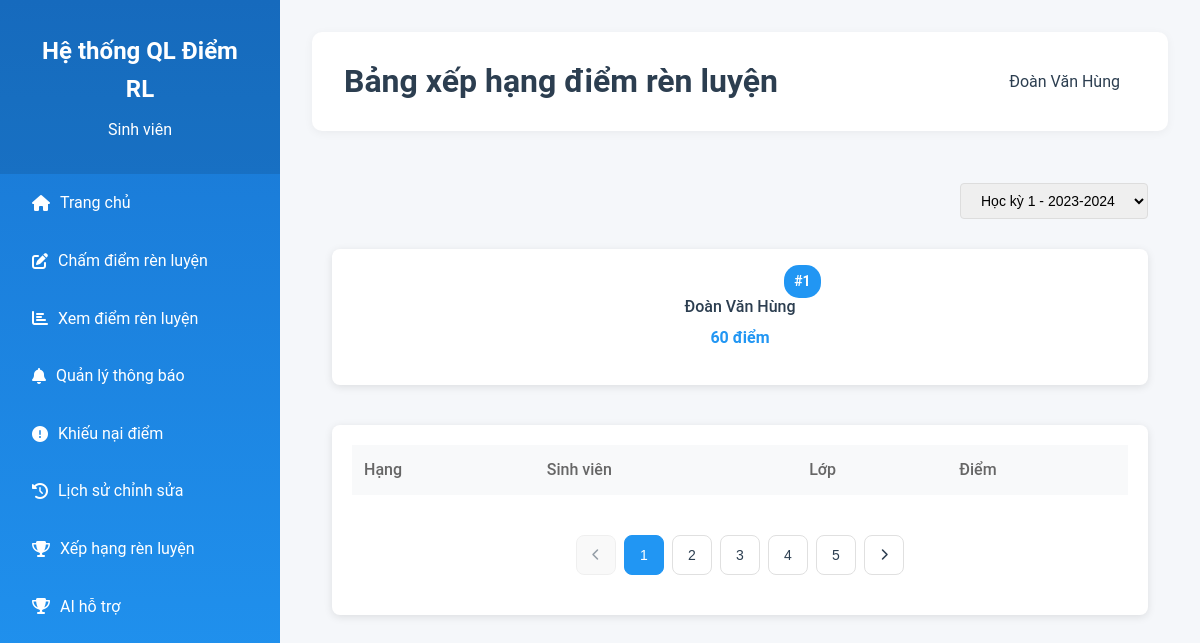
/student/rank/, run on the app's committed database.
### app_nckh9/models.py (models this page shows, shortened)
class InfoStudent(models.Model):
    khoaHoc = models.IntegerField(default=2023)
    maSV = models.IntegerField()
    tenSV = models.CharField(max_length=255)
    lopSV = models.CharField(max_length=255)
    gender = models.CharField(max_length=255)
    dob = models.DateField()
    phone = models.IntegerField()
    emailSV = models.EmailField()
    status = models.CharField(max_length=255)
    address = models.CharField(max_length=255)
    chuyenNganh = models.CharField(max_length=255)
    khoaSV = models.CharField(max_length=255)
    nienkhoa = models.CharField(max_length=255)
    heDaoTao = models.CharField(max_length=255)
    coVanHocTap = models.CharField(max_length=255)
    tkCoVan = models.CharField(max_length=255)
    emialCoVan = models.EmailField()
    phoneCoVan = models.IntegerField()
    boMonCoVan = models.CharField(max_length=255)
    ketqua = models.JSONField()
    semester = models.CharField(max_length=255)

class HistoryPoint(models.Model):
    lopSV = models.CharField(max_length=255)
    tenSV = models.CharField(max_length=255)
    maSV = models.IntegerField()
    hocky1 = models.IntegerField(blank=True, null=True)
    hocky2 = models.IntegerField(blank=True, null=True)
    hocky3 = models.IntegerField(blank=True, null=True)
    hocky4 = models.IntegerField(blank=True, null=True)
    hocky5 = models.IntegerField(blank=True, null=True)
    hocky6 = models.IntegerField(blank=True, null=True)
    hocky7 = models.IntegerField(blank=True, null=True)
    hocky8 = models.IntegerField(blank=True, null=True)
    hocky9 = models.IntegerField(blank=True, null=True)
    hocky10 = models.IntegerField(blank=True, null=True)
    hocky11 = models.IntegerField(blank=True, null=True)
    hocky12 = models.IntegerField(blank=True, null=True)
    hocky13 = models.IntegerField(blank=True, null=True)
    hocky14 = models.IntegerField(blank=True, null=True)
    hocky15 = models.IntegerField(blank=True, null=True)
    hocky16 = models.IntegerField(blank=True, null=True)
    hocky17 = models.IntegerField(blank=True, null=True)
    hocky18 = models.IntegerField(blank=True, null=True)
    hocky19 = models.IntegerField(blank=True, null=True)
    hocky20 = models.IntegerField(blank=True, null=True)

### app_nckh9/views.py (the view)
# urls.py: path('student/rank/', views.student_rank, name='student_rank'),
def student_rank(request):
    sinhvien = InfoStudent.objects.filter(maSV="2221050508").first()
    rankings = HistoryPoint.objects.filter(hocky1__isnull=False).order_by('-hocky1')
    top3 = rankings[:3]
    others = rankings[3:]
    return render(request, 'students/rank.html', {
        'top3': top3,
        'others': others,
        'sinhvien': sinhvien
    })

### app_nckh9/templates/students/rank.html (shortened to what this page needs)
{% load static %}
<!DOCTYPE html>
<html lang="en">
<head>
    <link rel="stylesheet" href="../styles/main.css">
    <link rel="stylesheet" href="https://cdnjs.cloudflare.com/ajax/libs/font-awesome/6.4.0/css/all.min.css">
    <link href="{% static 'css/student.css' %}" rel="stylesheet">
    <link rel="stylesheet" href="https://cdnjs.cloudflare.com/ajax/libs/font-awesome/6.4.0/css/all.min.css">
</head>
<body>
    <div class="sidebar">
        <div class="logo">
            <h2>Hệ thống QL Điểm RL</h2>
            <p>Sinh viên</p>
        </div>
        <div class="menu">
            <a href="{% url 'app_nckh9:student_dashboard' %}" class="menu-item active">
                <i class="fas fa-home"></i>
                <span>Trang chủ</span>
            </a>
            <a href="{% url 'app_nckh9:student_score_rating' %}" class="menu-item">
                <i class="fas fa-edit"></i>
                <span>Chấm điểm rèn luyện</span>
            </a>
            <a href="{% url 'app_nckh9:student_show_point' %}" class="menu-item">
                <i class="fas fa-chart-bar"></i>
                <span>Xem điểm rèn luyện</span>
            </a>
            <a href="{% url 'app_nckh9:student_notifications' %}" class="menu-item">
                <i class="fas fa-bell"></i>
                <span>Quản lý thông báo</span>
            </a>
            <a href="{% url 'app_nckh9:student_appeal_again' %}" class="menu-item">
                <i class="fas fa-exclamation-circle"></i>
                <span>Khiếu nại điểm</span>
            </a>
            <a href="{% url 'app_nckh9:student_historic_fix' %}" class="menu-item">
                <i class="fas fa-history"></i>
                <span>Lịch sử chỉnh sửa</span>
            </a>
            <a href="{% url 'app_nckh9:student_rank' %}" class="menu-item">
                <i class="fas fa-trophy"></i>
                <span>Xếp hạng rèn luyện</span>
            </a>
            <a href="{% url 'app_nckh9:student_ai_assistant' %}" class="menu-item">
                <i class="fas fa-trophy"></i>
                <span>AI hỗ trợ</span>
            </a>
        </div>
    </div>
    <div class="main-content">
        <div class="header">
            <h1>Bảng xếp hạng điểm rèn luyện</h1>
            <div class="user-info">
                <span>{{ sinhvien.tenSV }}</span>
            </div>
        </div>
        <div class="rank-container">
            <div class="filter-bar">
                <select class="semester-select">
                    <option>Học kỳ 1 - 2023-2024</option>
                </select>
            </div>
            <div class="top-rankings">
                {% for student in top3 %}
                <div
                    class="rank-card {% if forloop.counter == 1 %}second{% elif forloop.counter == 2 %}first{% elif forloop.counter == 3 %}third{% endif %}">
                    <div class="rank-position">#{{ forloop.counter }}</div>
                    <div class="rank-info">
                        <div class="rank-name">{{ student.tenSV }}</div>
                        <div class="rank-score">{{ student.hocky1 }} điểm</div>
                    </div>
                </div>
                {% endfor %}
            </div>
            <div class="rank-list">
                <table>
                    <thead>
                        <tr>
                            <th>Hạng</th>
                            <th>Sinh viên</th>
                            <th>Lớp</th>
                            <th>Điểm</th>
                        </tr>
                    </thead>
                </table>
                <div class="pagination">
                    <button class="page-btn" disabled><i class="fas fa-chevron-left"></i></button>
                    <button class="page-btn active">1</button>
                    <button class="page-btn">2</button>
                    <button class="page-btn">3</button>
                    <button class="page-btn">4</button>
                    <button class="page-btn">5</button>
                    <button class="page-btn"><i class="fas fa-chevron-right"></i></button>
                </div>
            </div>
        </div>
    </div>
</body>
</html>

### staticfiles/css/main.css (style rules this page uses)
:root { --primary-color: #2c3e50; --secondary-color: #3498db; --success-color: #2ecc71; --danger-color: #e74c3c; --warning-color: #f1c40f; --light-color: #ecf0f1; --dark-color: #2c3e50; }
body { font-family: 'Segoe UI', Tahoma, Geneva, Verdana, sans-serif; line-height: 1.6; margin: 0; padding: 0; background-color: #f5f6fa; }

### app_nckh9/static/css/student.css (style rules this page uses)
a { text-decoration: none; color: white; }
:root { --primary-color: #2196F3; --secondary-color: #1976D2; --background-color: #F5F7FA; --text-color: #2C3E50; --sidebar-width: 280px; --success-color: #4CAF50; --warning-color: #FFC107; }
* { margin: 0; padding: 0; box-sizing: border-box; }
body { font-family: 'Roboto', sans-serif; background-color: var(--background-color); color: var(--text-color); line-height: 1.6; }
.sidebar { width: var(--sidebar-width); height: 100vh; position: fixed; background: linear-gradient(180deg, #1976D2 0%, #2196F3 100%); color: white; padding: 0; }
.sidebar .logo { padding: 2rem; text-align: center; background: rgba(0, 0, 0, 0.1); }
.sidebar .logo h2 { font-size: 1.5rem; margin-bottom: 0.5rem; }
.menu-item { padding: 1rem 2rem; display: flex; align-items: center; cursor: pointer; transition: all 0.3s ease; }
.menu-item i { margin-right: 10px; }
.main-content { margin-left: var(--sidebar-width); padding: 2rem; }
.header { display: flex; justify-content: space-between; align-items: center; padding: 1.5rem 2rem; background: white; border-radius: 15px; box-shadow: 0 2px 15px rgba(0,0,0,0.05); }
.user-info { display: flex; align-items: center; gap: 1rem; cursor: pointer; padding: 0.5rem 1rem; border-radius: 25px; transition: all 0.3s ease; }
.header { background: white; padding: 1.5rem 2rem; border-radius: 10px; box-shadow: 0 2px 10px rgba(0,0,0,0.05); margin-bottom: 2rem; }
.rank-position { text-align: center; margin: 1.5rem 0; }
.header { display: flex; justify-content: space-between; align-items: center; padding: 1.5rem 2rem; background: white; border-radius: 15px; box-shadow: 0 2px 15px rgba(0, 0, 0, .05); }
.header { background: white; padding: 1.5rem 2rem; border-radius: 10px; box-shadow: 0 2px 10px rgba(0, 0, 0, 0.05); margin-bottom: 2rem; }
.pagination { display: flex; justify-content: center; align-items: center; gap: 10px; margin-top: 20px; }
.pagination { display: flex; justify-content: center; align-items: center; gap: 8px; margin-top: 20px; padding: 20px 0; }
.page-btn { min-width: 40px; height: 40px; padding: 0 12px; border: 1px solid #e0e0e0; background: white; border-radius: 8px; color: var(--text-color); font-size: 14px; cursor: pointer; display: flex; align-items: center; justify-content: center; transition: all 0.2s ease; }
.page-btn.active { background: var(--primary-color); color: white; border-color: var(--primary-color); }
.page-btn:disabled { opacity: 0.5; cursor: not-allowed; background: #f5f5f5; }
.page-btn i { font-size: 12px; }
.rank-container { padding: 20px; max-width: 1200px; margin: 0 auto; }
.rank-list { background: white; border-radius: 15px; padding: 20px; box-shadow: 0 2px 10px rgba(0,0,0,0.05); }
.rank-container { max-width: 1200px; margin: 0 auto; padding: 20px; }
.filter-bar { margin-bottom: 30px; text-align: right; }
.semester-select { padding: 8px 16px; border: 1px solid #ddd; border-radius: 4px; font-size: 14px; }
.top-rankings { display: flex; justify-content: center; align-items: flex-end; gap: 20px; margin-bottom: 40px; padding: 20px; background: white; border-radius: 8px; box-shadow: 0 2px 8px rgba(0, 0, 0, 0.1); }
.rank-card { position: relative; text-align: center; padding: 15px; border-radius: 8px; background: white; transition: transform 0.2s; }
.rank-position { position: absolute; top: -28px; right: -10px; background: var(--primary-color); color: white; padding: 5px 10px; border-radius: 15px; font-size: 14px; font-weight: bold; }
.second { order: 1; }
.rank-info { margin-top: 10px; }
.rank-name { font-weight: 500; margin-bottom: 5px; }
.rank-score { color: var(--primary-color); font-weight: bold; }
.rank-list { background: white; border-radius: 8px; box-shadow: 0 2px 8px rgba(0, 0, 0, 0.1); overflow: hidden; }
.rank-list table { width: 100%; border-collapse: collapse; margin-bottom: 20px; }
.rank-list th { background: #f8f9fa; padding: 12px; text-align: left; font-weight: 500; color: #666; }

### data on the page
InfoStudent: tenSV "Đoàn Văn Hùng"
HistoryPoint: tenSV "Đoàn Văn Hùng", hocky1 "60"
